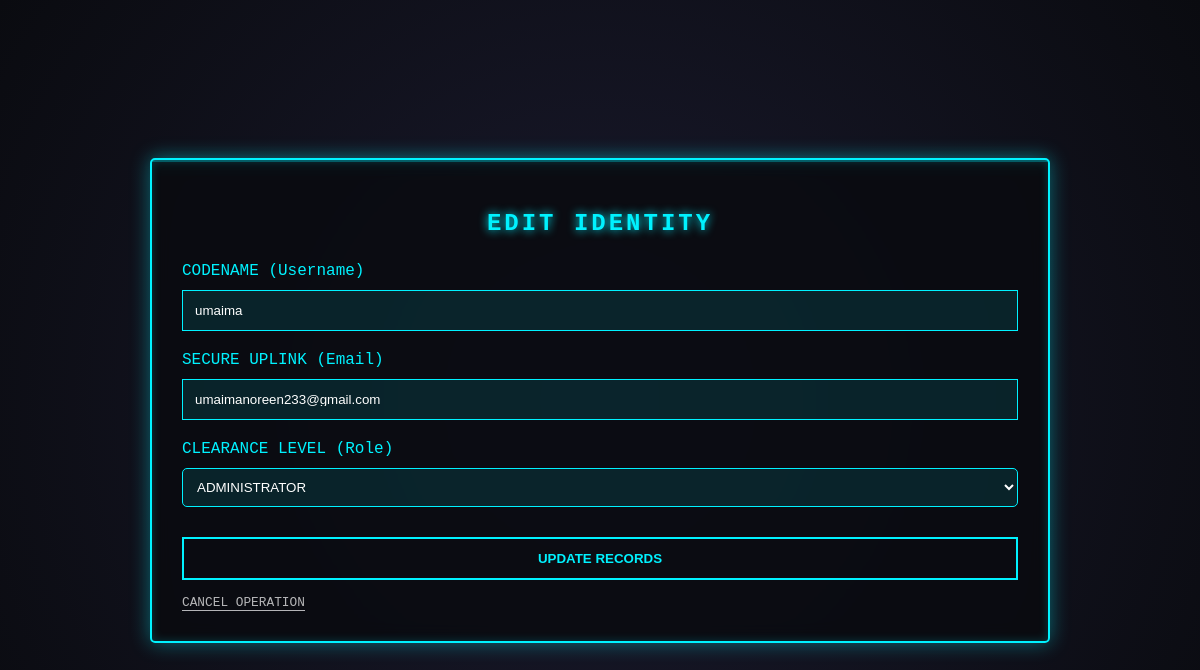
/edit/3 (signed in), run on the app's committed database.
### tables this page shows
CREATE TABLE users (
        id INTEGER PRIMARY KEY AUTOINCREMENT,
        username TEXT UNIQUE,
        password BLOB,
        role TEXT,
        failed_attempts INTEGER DEFAULT 0,
        is_locked INTEGER DEFAULT 0
    , email TEXT);

### app.py (the view, shortened to what this page needs)
@app.route('/edit/<int:user_id>', methods=['GET', 'POST'])
def edit_user(user_id):
    if 'user' in session and session.get('role') == 'admin':
        conn = sqlite3.connect("database.db")
        cur = conn.cursor()
        msg = ""
        cur.execute("SELECT * FROM users WHERE id = ?", (user_id,))
        user = cur.fetchone()
        conn.close()
        return render_template('edit_user.html', user=user, msg=msg)
    return redirect(url_for('login'))

### templates/edit_user.html (shortened to what this page needs)
<!DOCTYPE html>
<html>
<head>
    <link rel="stylesheet" href="{{ url_for('static', filename='style.css') }}">
</head>
<body>
    <div class="container">
        <h2>EDIT IDENTITY</h2>
        <form method="post">
            <label style="color: #00f2ff; display: block; text-align: left; margin-top: 10px;">CODENAME
                (Username)</label>
            <input name="username" value="{{ user[1] }}" required
                style="background: rgba(0, 242, 255, 0.1); color: white; border: 1px solid #00f2ff;">
            <label style="color: #00f2ff; display: block; text-align: left; margin-top: 10px;">SECURE UPLINK
                (Email)</label>
            <input type="email" name="email" value="{{ user[6] if user[6] else '' }}"
                placeholder="Enter Email for Alerts"
                style="background: rgba(0, 242, 255, 0.1); color: white; border: 1px solid #00f2ff;">
            <label style="color: #00f2ff; display: block; text-align: left; margin-top: 10px;">CLEARANCE LEVEL
                (Role)</label>
            <select name="role"
                style="width: 100%; padding: 10px; margin: 10px 0; border-radius: 5px; background: rgba(0, 242, 255, 0.1); color: white; border: 1px solid #00f2ff;">
                <option value="admin" {% if user[3]=='admin' %}selected{% endif %}>ADMINISTRATOR</option>
            </select>
            <button style="margin-top: 20px;">UPDATE RECORDS</button>
        </form>
        <a href="/admin"
            style="color: white; text-decoration: none; border-bottom: 1px solid white; display: inline-block; margin-top: 15px;">CANCEL
            OPERATION</a>
    </div>
</body>
</html>

### static/style.css (style rules this page uses)
:root { --neon-cyan: #00f2ff; --neon-red: #ff003c; --bg-dark: #0a0b10; }
body { background-color: var(--bg-dark); background-image: radial-gradient(circle at 50% 50%, #1a1a2e 0%, #0a0b10 100%), linear-gradient(rgba(0, 242, 255, 0.05) 1px, transparent 1px), linear-gradient(90deg, rgba(0, 242, 255, 0.05) 1px, transparent 1px); background-size: 100% 100%, 30px 30px, 30px 30px; font-family: 'Courier New', Courier, monospace; display: flex; min-height: 100vh; padding: 20px 0; margin: 0; color: var(--neon-cyan); overflow-y: auto; box-sizing: border-box; }
.container { background: rgba(10, 11, 16, 0.85); padding: 30px; border: 2px solid var(--neon-cyan); border-radius: 5px; box-shadow: 0 0 20px rgba(0, 242, 255, 0.4), inset 0 0 10px rgba(0, 242, 255, 0.2); width: 90%; max-width: 900px; margin: auto; position: relative; backdrop-filter: blur(10px); animation: fadeIn 1.5s ease-out; box-sizing: border-box; }
.container::before { content: ""; position: absolute; top: 0; left: 0; width: 100%; height: 2px; background: var(--neon-cyan); box-shadow: 0 0 15px var(--neon-cyan); animation: scan 4s linear infinite; opacity: 0.3; }
h2 { text-align: center; text-transform: uppercase; letter-spacing: 3px; font-size: 1.5rem; text-shadow: 0 0 10px var(--neon-cyan); margin-bottom: 25px; }
input, select { width: 100%; padding: 12px; margin: 10px 0; background: rgba(0, 0, 0, 0.7); border: 1px solid var(--neon-cyan); color: white; box-sizing: border-box; outline: none; }
button { width: 100%; padding: 12px; margin-top: 15px; background: transparent; border: 2px solid var(--neon-cyan); color: var(--neon-cyan); font-weight: bold; cursor: pointer; text-transform: uppercase; transition: 0.3s; }
a { color: var(--neon-cyan); text-decoration: none; font-size: 0.8em; display: block; text-align: center; margin-top: 15px; opacity: 0.7; }

### data on the page
users: username "umaima", email "umaimanoreen233@gmail.com", role "ADMINISTRATOR"
